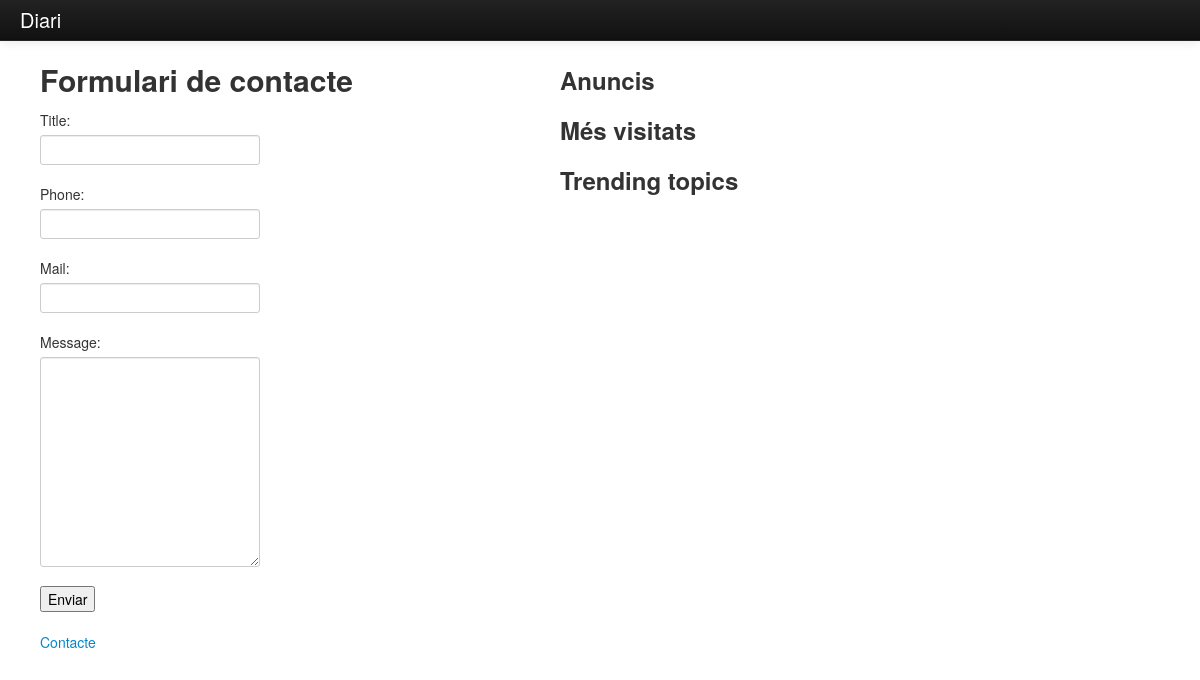
The app's page /contact/, older data.
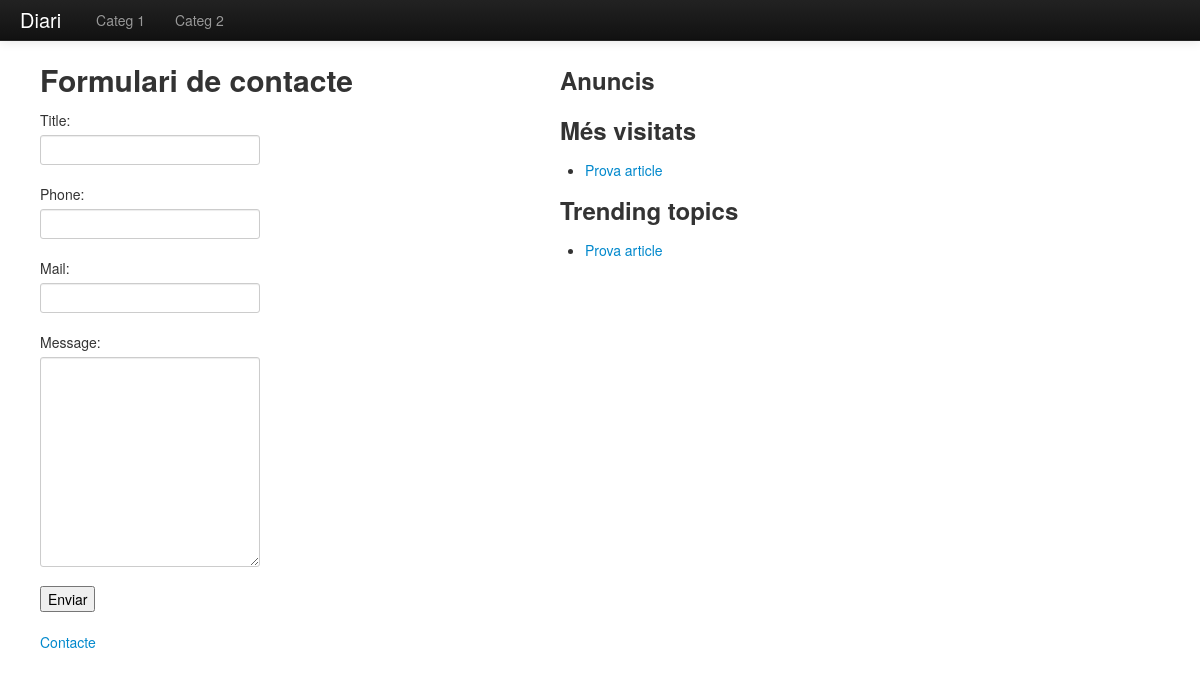
The same page, newer data.
### contingut/models.py (models this page shows, shortened)
class Category(models.Model):
    parent = models.ForeignKey("Category",
                               blank = True,
                               null = True,
                               related_name = "children",
                                verbose_name = u"parent")
    name = models.CharField(max_length = 100,
                            verbose_name = u"name")
    slug = models.SlugField(max_length = 100,
                            verbose_name = u"slug")
    objects = managers.CategoryManager()
    class Meta:
        verbose_name = u"Categoria"
        verbose_name_plural = u"Categories"
        ordering = ["id"]

class Article(models.Model):
    category = models.ForeignKey("Category",
                                 related_name = "articles",
                                 verbose_name = u"category")
    title = models.CharField(max_length = 100,
                             verbose_name = u"title")
    slug = models.SlugField(max_length = 100,
                            verbose_name = u"slug")
    summary = models.TextField(verbose_name = u"summary")
    content = models.TextField(verbose_name = u"content")
    num_visits = models.IntegerField(default = 0,
                                     verbose_name = u"Visites")
    publish_date = models.DateTimeField(blank = True,
                                        null = True,
                                        verbose_name = u"publish date")
    objects = managers.ArticleManager()
    class Meta:
        verbose_name = u"Article"
        verbose_name_plural = u"Articles"
        ordering = ["-publish_date"]

### contingut/views.py (the view)
# urls.py: url(r'^contact/$',
def contact(request):
    message = ""
    if request.method == "POST":
        form = forms.ClientMessageForm(request.POST)
        if form.is_valid():
            form.save()
            form = forms.ClientMessageForm()
            message = "Missatge enviat correctament"
    else:
        form = forms.ClientMessageForm()
    return render_to_response("public/contact.html",
                              RequestContext(request,
                                             {
                                                 'form': form,
                                                 'message': message
                                                 }
                                             )
                              )

### contingut/forms.py
class ClientMessageForm(ModelForm):
    class Meta:
        model = models.ClientMessage
        exclude = ("timestamp",)

### contingut/managers.py (called while the page is built)
    def get_most_visited(self):
        return self.all().order_by("-num_visits")

    def get_trending_topics(self):
        return self.annotate(num_comments = models.Count("comments")).order_by("-num_comments")

    def get_parents(self):
        return self.filter(parent__isnull = True)

### contingut/templatetags/diari_tags.py (called while the page is built)
@register.inclusion_tag('parts/menu.html', takes_context = True)
def show_menu(context):
    categories = models.Category.objects.get_parents()
    return {
        'categories': categories
        }

@register.inclusion_tag('parts/sidebar.html', takes_context = True)
def show_sidebar(context):
    return {
        }

@register.inclusion_tag('parts/advertising.html', takes_context = True)
def show_advertising(context):
    ads = models.Ad.objects.all().order_by("?")[0:3]
    return {
        'ads': ads
        }

@register.inclusion_tag('parts/most_visited.html', takes_context = True)
def show_most_visited(context):
    articles = models.Article.objects.get_most_visited()
    return {
        'articles': articles
        }

### contingut/templates/public/contact.html (shortened to what this page needs)
{% extends "base.html" %}
{% block content %}
<h2>Formulari de contacte</h2>
<form action="" method="POST">
  {{ form.as_p }}
  <input type="submit" value="Enviar">
</form>
{% endblock %}

### contingut/templates/parts/menu.html (shortened to what this page needs)
<div class="navbar navbar-inverse navbar-fixed-top">
      <div class="navbar-inner">
        <div class="container-fluid">
          <a class="brand" href="/">Diari</a>
          <div class="nav-collapse collapse">
            <ul class="nav">
                {% for category in categories %}
                <li>
                  <a href="{% url 'category_detail' category.slug %}">
                    {{ category.name }}
                  </a>
                </li>
                {% endfor %}
            </ul>
          </div>
        </div>
      </div>
    </div>

### contingut/templates/parts/most_visited.html
<div>
  <h3>Més visitats</h3>
  <ul>
    {% for ar in articles %}
    <li>
      <a href="{% url 'article_detail' ar.slug %}">
        {{ ar.title }}
      </a>
    </li>
    {% endfor %}
  </ul>
</div>

### contingut/templates/parts/trending_topics.html
<div>
  <h3>Trending topics</h3>
  <ul>
    {% for ar in articles %}
    <li>
      <a href="{% url 'article_detail' ar.slug %}">
        {{ ar.title }}
      </a>
    </li>
    {% endfor %}
  </ul>
</div>

Row changes from the older to the newer data that the page shows:
added Category: name "Categ 1"
added Category: name "Categ 2"
added Article: title "Prova article"
